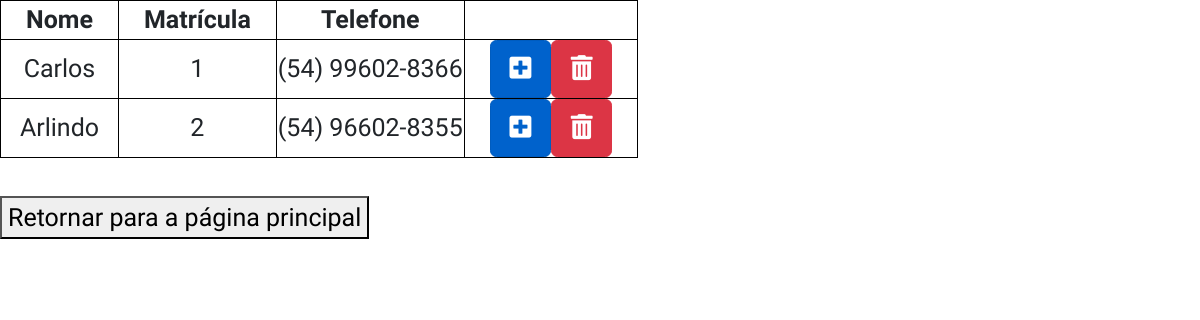
The app's page /View/mostrarAlunos.php with its own data.
### tables this page shows
CREATE TABLE `alunos` (
  `id` int(11) NOT NULL,
  `nome` varchar(50) NOT NULL,
  `matricula` varchar(20) NOT NULL,
  `telefone` varchar(20) NOT NULL
);

### Model/Conect_BD.php (called while the page is built)
<?php
class Conect_BD extends PDO {
  private $dbn = "mysql:host=localhost;port=3306;dbname=biblioteca_shelby";
  private $usr = "root";
  private $pwd = "";
  public $handle = null;
  function __construct() {
    try {
      if($this->handle == null) {
        $dbh = parent::__construct($this->dbn, $this->usr ,$this->pwd);
        $this->handle = $dbh;
        return $this->handle;
      }
    }
    catch(PDOException $e) {
      echo "Conexão falhou. Erro: " . $e->getMessage() . "\n";
      return false;
    }
  }
  function __destruct() {
    $this->handle = NULL;
  }
}
?>

### Model/AlunosDAO.php (called while the page is built, shortened)
<?php
class AlunosDAO {
  public $a = null;
  public function __construct() {
    $this->a = new Conect_BD();
	$this->a->exec("set names utf8");
  }
  public function Consultar($query=null) {
    try {
	  $items = array();
      if($query != null)
        $stmt = $this->a->query($query);
      else
        $stmt = $this->a->query("SELECT * FROM alunos");
	  $this->a = null;
	  while($registro = $stmt->fetch(PDO::FETCH_ASSOC, PDO::FETCH_ORI_NEXT))
	  {
	    $a = new Alunos();
		if(isset($registro["nome"]))
		  $a->nome = $registro["nome"];
		if(isset($registro["matricula"]))
		  $a->matricula = $registro["matricula"];
		if(isset($registro["telefone"]))
		  $a->telefone = $registro["telefone"];
	    $items[] = $a;
	  }
      return $items;
    }
	catch(PDOException $e) {
      echo "Erro: ".$e->getMessage();
    }
  }
}
?>

### Model/Alunos.php (called while the page is built, shortened)
<?php
class Alunos {
    public function __get($propiedade) {
        return $this->$propiedade;
    }
}
?>

### Controller/AlunosController.php (the view, shortened to what this page needs)
<?php
require_once("../Model/Conect_BD.php");
require_once("../Model/Alunos.php");
require_once("../Model/AlunosDAO.php");
class AlunosController {
	public function controlaConsulta($op) {
		$DAO = new AlunosDAO();
		$lista = array();
		$numCol = 3;
		switch($op) {
		  case 1:
			$lista = $DAO->Consultar();
			break;
		}
		if(count($lista) > 0) {
		  for($i = 0; $i < count($lista); $i++) {
			$nome   = $lista[$i]->nome;
			$matricula   = $lista[$i]->matricula;
			$telefone = $lista[$i]->telefone;
			echo "<tr>";
			if($nome)
			  echo "<td style=\"text-align: center;\">$nome</td>";
			if($matricula)
			  echo "<td style=\"text-align: center;\">$matricula</td>";
			if($telefone)
			  echo "<td style=\"text-align: center;\">$telefone</td>";
			echo "<th><a href=\"../View/cadastrarLivros.php\" class=\"btn btn-primary btn active\" role=\"button\" aria-pressed=\"true\"><i class=\"fas fa-plus-square\"></i></a>";
			echo "<a href=\"#\" class=\"btn btn-danger\" role=\"button\" aria-pressed=\"true\"><i class=\"fas fa-trash-alt\"></i></a></th>";
			echo "</tr>";
		  }
		}
		else {
		  echo "<tr>";
		  echo "<td colspan=\"$numCol\">Nenhum registro encontrado!</td>";
		  echo "</tr>";
		}
	  }
  }
?>

### Include/css/estilo.css (style rules this page uses)
html, body { margin: 0; padding: 0; overflow: hidden; }
body { width: 100vw; height: 100vh; font-family: 'Fira Sans', sans-serif; font-family: 'Josefin Sans', sans-serif; }
a { color: #6c757d; }

### View/mostrarAlunos.php (style rules this page uses)
* { font-size: 25px; }
table, td, th { border: 1px solid black; }
th { font-weight: bold; padding: 0 25px; }
a { text-decoration: none; }

### records on screen
alunos: nome "Carlos", matricula "1", telefone "(54) 99602-8366"
alunos: nome "Arlindo", matricula "2", telefone "(54) 96602-8355"
